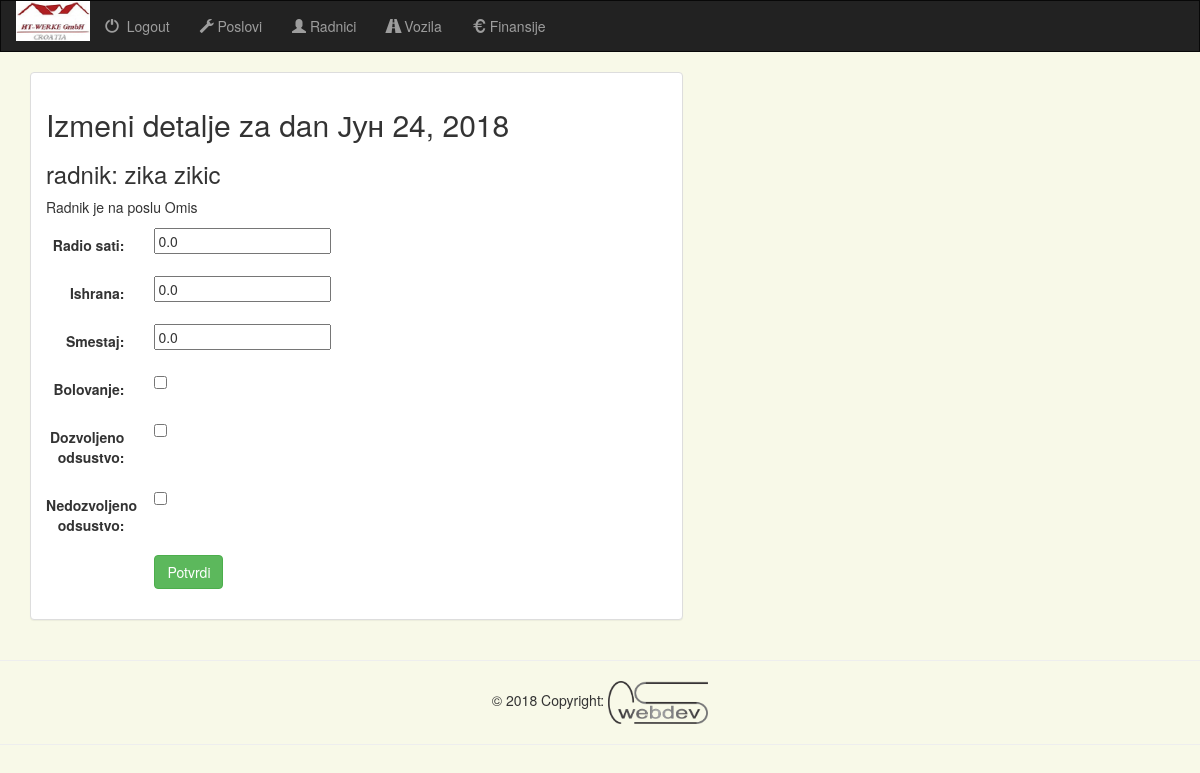
Screenshot of /administracija/azuriranje_dana/116/116 with the database file from the repository.
### projects/models.py (models this page shows, shortened)
class Dan(models.Model):
    datum = models.DateField()
    radnik = models.ForeignKey(Radnik, on_delete=models.CASCADE)
    posao = models.ForeignKey(Poslovi, null=True, blank=True, on_delete=models.SET_NULL)
    radio_sati = models.FloatField(max_length=10, default=0.0)
    ishrana = models.FloatField(max_length=10, default=0.0)
    smestaj = models.FloatField(max_length=10, default=0.0)
    bolovanje = models.BooleanField(default=False)
    dozvoljeno_odsustvo = models.BooleanField(default=False)
    nedozvoljeno_odsustvo = models.BooleanField(default=False)
    doprinos = models.FloatField(max_length=10, default=0.0)
    class Meta:
        verbose_name_plural = "Dani"

class Radnik(models.Model):
    ime = models.CharField(max_length=50)
    oib = models.CharField(max_length=50, null=True, blank=True)
    datum_rodjenja = models.CharField(max_length=10, null=True, blank=True)
    prebivaliste = models.CharField(max_length=30, null=True, blank=True)
    broj_telefona = models.CharField(max_length=30, blank=True)
    broj_odela = models.IntegerField(default=None, null=True, blank=True)
    broj_cipela = models.IntegerField(default=None, null=True, blank=True)
    poceo_raditi = models.DateField()
    ugovor_vazi_do = models.DateField()
    satnica = models.FloatField(max_length=10)
    zaduzena_oprema = models.CharField(max_length=100, blank=True)
    dostupan = models.BooleanField(default=True)
    posao = models.ForeignKey(Poslovi, null=True, blank=True, on_delete=models.SET_NULL)
    u_radnom_odnosu = models.BooleanField(default=True)
    klasa = models.CharField(max_length=10, choices=klase, default='klasa_1')
    zanimanja = models.ManyToManyField(Zanimanja)
    dana_do_isteka_ugovora = models.IntegerField(default=None, null=True, blank=True)
    komentar = models.CharField(max_length=500, blank=True)
    class Meta:
        verbose_name_plural = "Radnici"

class Poslovi(models.Model):
    ime = models.CharField(max_length=30)
    opis = models.CharField(max_length=100, blank=True)
    dogovoreni_radni_sati = models.FloatField(default=0.0)
    dogovoreni_radni_sati_klasa_2 = models.FloatField(default=0.0)
    dogovoreni_radni_sati_klasa_3 = models.FloatField(default=0.0)
    dogovoreni_radni_sati_klasa_4 = models.FloatField(default=0.0)
    dogovoreni_radni_sati_klasa_5 = models.FloatField(default=0.0)
    dogovoreno_po_kvadratu = models.FloatField(default=0.0)
    pocetak_radova = models.DateField()
    kraj_radova = models.DateField(null=True, blank=True)
    def __unicode__(self):
        return self.ime
    class Meta:
        verbose_name_plural = "Poslovi"

### projects/views.py (the view, shortened to what this page needs)
# urls.py: url(r'^administracija/azuriranje_dana/(?P<dan_id>[0-9]+)/(?P<posao_id>[a-zA-Z0-9_.-]+)$', views.dan_update, name='dan-update'),
def dan_update(request, dan_id, posao_id):
    current_date = datetime.date.today()
    instance = Dan.objects.get(pk=dan_id)
    old_radio_sati = instance.radio_sati
    old_ishrana = instance.ishrana
    old_smestaj = instance.smestaj
    form = DanForm(request.POST or None, instance=instance)
    context = {
        "form": form,
        'dan_id': dan_id,
        'instance': instance
    }
    return render(request, 'projects/dan_update.html', context)

### projects/forms.py
class DanForm(forms.ModelForm):
    class Meta:
        model = Dan
        fields = ['radio_sati', 'ishrana', 'smestaj', 'bolovanje', 'dozvoljeno_odsustvo', 'nedozvoljeno_odsustvo']

### projects/templates/projects/dan_update.html (shortened to what this page needs)
{% extends 'projects/base.html' %}
{% block content %}
<div class="container">
    <div class="row">
        <div class="col-sm-12 col-md-7">
            <div class="panel panel-default">
                <div class="panel-body">
                    <h2>Izmeni detalje za dan  {{ instance.datum }}</h2>
                    <h3>radnik:  {{ instance.radnik.ime }}</h3>
                    {% if instance.radnik.posao == None %}
                        <p><font color="red"><strong> Ovaj radnik nije ni na jednom poslu!Ako želite da se automatski obračuna prihod i rashod za satnicu radnik mora biti dodat na posao!</strong></font></p>
                    {% else %}
                    <p>Radnik je na poslu {{ instance.radnik.posao }}</p>
                    {% endif %}
                    <form class="form-horizontal" role="form" action="" method="post" enctype="multipart/form-data">
                        {% include 'projects/form_template.html' %}
                        <div class="form-group">
                            <div class="col-sm-offset-2 col-sm-10">
                                <button type="submit" class="btn btn-success">Potvrdi</button>
                            </div>
                        </div>
                    </form>
                </div>
            </div>
        </div>
    </div>
</div>
{% endblock %}

### projects/templates/projects/form_template.html (shortened to what this page needs)
{% for field in form %}
    <div class="form-group">
        <div class="col-sm-offset-2 col-sm-10">
        </div>
        <label class="control-label col-sm-2">{{ field.label_tag }}</label>
        <div class="col-sm-10">{{ field }}</div>
    </div>
{% endfor %}

### projects/static/projects/style.css (style rules this page uses)
body { background: #f8f9e8; }

### rows the page displays
Dan: datum "Јун 24, 2018", radnik.ime "zika zikic", radnik.posao "Omis", form "0.0" "0.0" "0.0"

### other values shown
{{ field.label_tag }} "Radio sati:" "Ishrana:" "Smestaj:" "Bolovanje:" "Dozvoljeno odsustvo:" "Nedozvoljeno odsustvo:"
